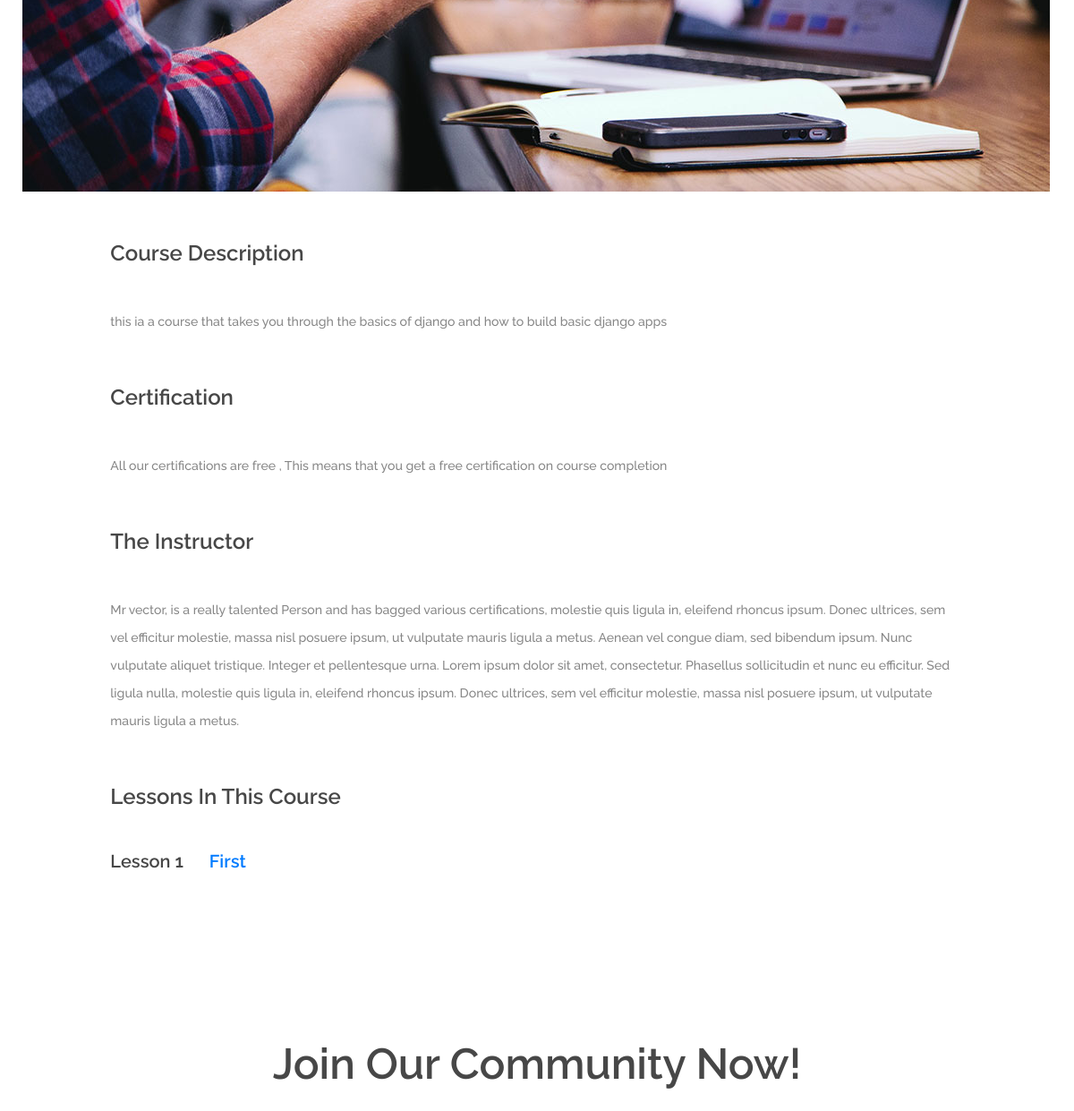
Before: /courses/django-101/ (middle part) with the older database file.
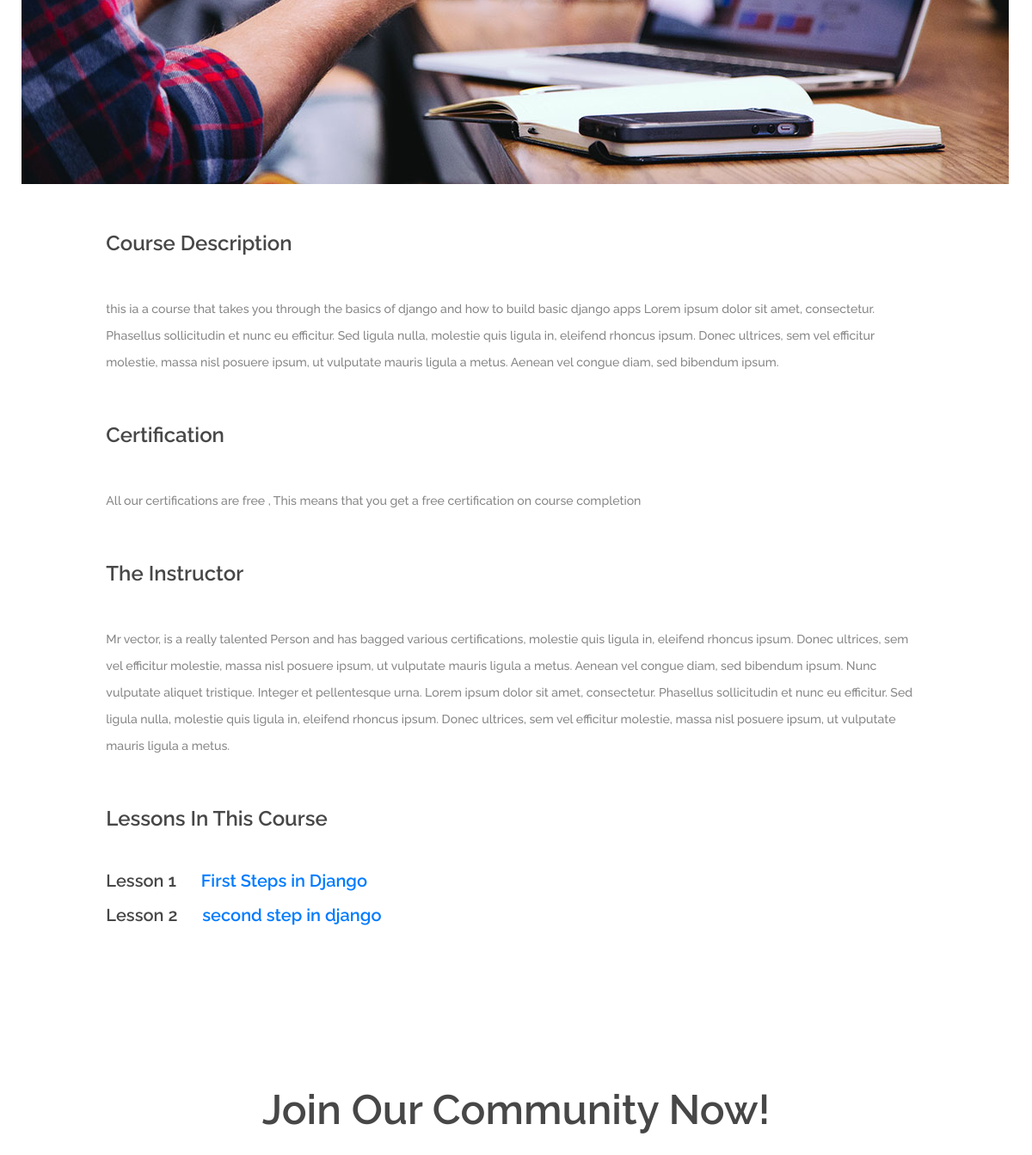
After: the same page with the newer database file.
### courses/models.py (models this page shows, shortened)
class Course(models.Model):
    creator = models.ForeignKey(User,on_delete = models.CASCADE)
    slug = models.SlugField()
    title = models.CharField(max_length=30)
    category = models.ForeignKey(Category,on_delete=models.CASCADE)
    description = models.TextField(max_length=400)
    created_time = models.DateTimeField(auto_now=True)
    duration = models.CharField(max_length=10,help_text = 'please use the following formats : 1 Week or 1 Month')
    starting_date = models.DateField(null=True)
    ending_date = models.DateField(null=True)
    allowed_memberships = models.ManyToManyField(Membership,related_name='membershipsallowed')
    @property
    def lessons(self):
        return self.lesson_set.all().order_by('position')

class Lesson(models.Model):
    slug = models.SlugField()
    title = models.CharField(max_length=30)
    course = models.ForeignKey(Course,on_delete=models.SET_NULL,null=True)
    video_url = models.FileField(upload_to='videos/', null=True)
    thumbnail = models.ImageField()
    position = models.IntegerField()
    def get_absolute_url(self):
        return reverse("courses:lesson_detail", kwargs={"course_slug": self.course.slug,'lesson_slug':self.slug})

### courses/views.py (the view)
# urls.py: path('courses/<slug>/', CourseDetailView.as_view(), name='course_detail'),
class CourseDetailView(DetailView):
    context_object_name = 'course'
    template_name = 'courses/course_detail.html'
    model = Course

### courses/models.py (called while the page is built)
    def __str__(self):
        return '{}'.format(self.category)

### courses/templates/courses/course_detail.html (shortened to what this page needs)
{% extends 'base.html' %}
{% load staticfiles %}
{% block content %}
<section class="single-course spad pb-0">
  <div class="container">
    <img src="img/courses/single.jpg" alt="" class="course-preview">
    <div class="row">
      <div class="col-lg-10 offset-lg-1 course-list">
        <div class="cl-item">
          <h4>Course Description</h4>
          <p>{{course.description}}</p>
        </div>
        <div class="cl-item">
          <h4>Certification</h4>
          <p>All our certifications are free , This means that you get a free certification on course completion</p>
        </div>
        <div class="cl-item">
          <h4>The Instructor</h4>
          <p>Mr {{course.creator}}, is a really talented Person and has bagged various certifications, molestie quis ligula in, eleifend rhoncus ipsum. Donec ultrices, sem vel efficitur molestie, massa nisl posuere ipsum, ut vulputate mauris ligula a metus. Aenean vel congue diam, sed bibendum ipsum. Nunc vulputate aliquet tristique. Integer et pellentesque urna. Lorem ipsum dolor sit amet, consectetur. Phasellus sollicitudin et nunc eu efficitur. Sed ligula nulla, molestie quis ligula in, eleifend rhoncus ipsum. Donec ultrices, sem vel efficitur molestie, massa nisl posuere ipsum, ut vulputate mauris ligula a metus. </p>
        </div>
        <div class="cl-item" id="lessons">
          <h4 >Lessons In This Course</h4>
          {% if course.lessons != None  %}
            {% for lesson in course.lessons %}
              <h5 class="pb-3">Lesson {{lesson.position}} <a href="{{ lesson.get_absolute_url }}"><span class="pl-4">{{lesson.title}}</span></a></h5>
            {% endfor %}
          {% endif %}
        </div>
      </div>
    </div>
  </div>
</section>
{% endblock %}

Changed rows visible on the page:
changed Course "vector": description "this ia a course that takes you through the basics of django and how to build basic django apps" → "…build basic django apps Lorem ipsum dolor sit amet, consectetur. Phasellus sollicitudin et nunc eu efficitur. Sed ligula nulla, molestie quis ligula in, eleifend rhoncus ipsum. Donec ultrices, sem vel efficitur molestie, massa nisl posuere ipsum, ut vulputate mauris ligula a metus. Aenean vel congue diam, sed bibendum ipsum."
changed Lesson: title "First" → "First Steps in Django"
added Lesson: position "2", title "second step in django"
